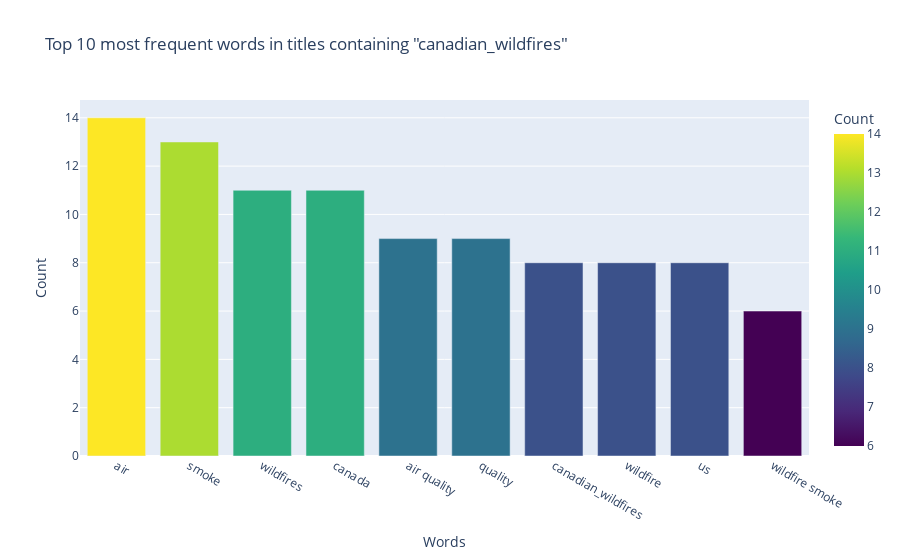
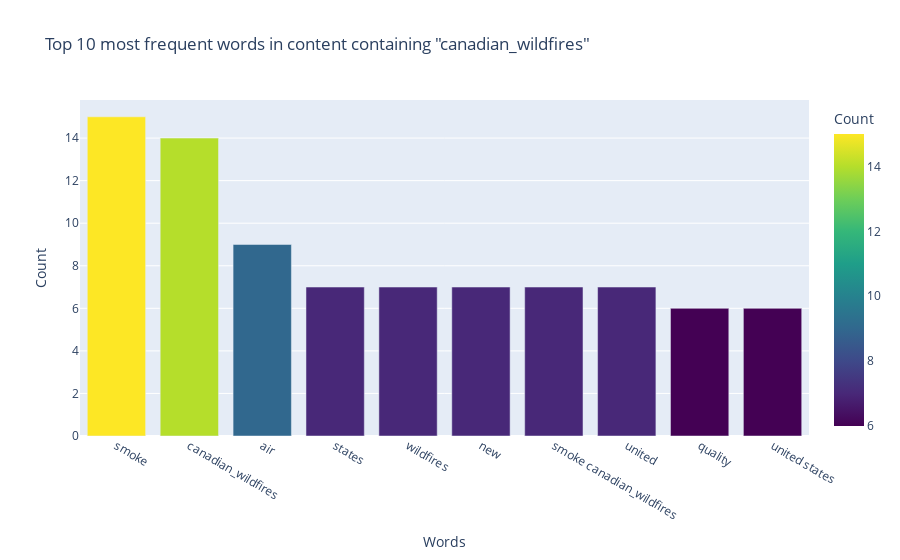

Source (notebook cell) for these figures, in order:
### Code cell
from sklearn.feature_extraction.text import CountVectorizer
from nltk.corpus import stopwords
import re
import nltk
import plotly.express as px

# Define English stop words
stop_words = stopwords.words('english')

# Add 'chars' and 'li' to the list of stop words
stop_words.extend(['chars', 'li'])

# Replace 'Canadian wildfires' with 'canadian_wildfires' in the title and content
df['title'] = df['title'].apply(lambda x: re.sub('Canadian wildfires', 'canadian_wildfires', x, flags=re.IGNORECASE))
df['content'] = df['content'].apply(lambda x: re.sub('Canadian wildfires', 'canadian_wildfires', x, flags=re.IGNORECASE))

# Tokenize the text into sentences
title_sentences = nltk.sent_tokenize(' '.join(df['title']))
content_sentences = nltk.sent_tokenize(' '.join(df['content']))

# Find sentences that contain 'canadian_wildfires'
relevant_title_sentences = [sentence for sentence in title_sentences if 'canadian_wildfires' in sentence.lower()]
relevant_content_sentences = [sentence for sentence in content_sentences if 'canadian_wildfires' in sentence.lower()]

# Join the relevant sentences back into a single text
title_text = ' '.join(relevant_title_sentences)
content_text = ' '.join(relevant_content_sentences)

# Create two CountVectorizers
vectorizer_title = CountVectorizer(stop_words=stop_words, ngram_range=(1, 3))
vectorizer_content = CountVectorizer(stop_words=stop_words, ngram_range=(1, 3))

# Fit and transform the title and content of the articles
X_title = vectorizer_title.fit_transform([title_text])
X_content = vectorizer_content.fit_transform([content_text])

# Create DataFrames from the transformed data
count_df_title = pd.DataFrame(X_title.toarray(), columns=vectorizer_title.get_feature_names_out())
count_df_content = pd.DataFrame(X_content.toarray(), columns=vectorizer_content.get_feature_names_out())

# Sum up the counts of each word
word_counts_title = count_df_title.sum(axis=0)
word_counts_content = count_df_content.sum(axis=0)

# Sort the words by frequency
word_counts_sorted_title = word_counts_title.sort_values(ascending=False)
word_counts_sorted_content = word_counts_content.sort_values(ascending=False)

# Get the 10 most common words
top_10_title = word_counts_sorted_title.head(10)
top_10_content = word_counts_sorted_content.head(10)

# Create a DataFrame for top 10 words in titles
top_10_title_df = top_10_title.reset_index()
top_10_title_df.columns = ['word', 'count']

# Create a DataFrame for top 10 words in content
top_10_content_df = top_10_content.reset_index()
top_10_content_df.columns = ['word', 'count']

# Create plotly figures
fig_title = px.bar(top_10_title_df, x='word', y='count', title='Top 10 most frequent words in titles containing "canadian_wildfires"',
                   labels={'word': 'Words', 'count': 'Count'}, color='count', color_continuous_scale='Viridis')
fig_content = px.bar(top_10_content_df, x='word', y='count', title='Top 10 most frequent words in content containing "canadian_wildfires"',
                     labels={'word': 'Words', 'count': 'Count'}, color='count', color_continuous_scale='Viridis')

# Show the plots
fig_title.show()
fig_content.show()

### Figure 1 — Plotly figure (JSON) as saved in the notebook; plotly's stock layout.template omitted (floating-point values rounded to 4 significant figures)
{"data": [{"alignmentgroup": "True", "hovertemplate": "Words=%{x}<br>Count=%{marker.color}<extra></extra>", "legendgroup": "", "marker": {"color": [14, 13, 11, 11, 9, 9, 8, 8, 8, 6], "coloraxis": "coloraxis", "pattern": {"shape": ""}}, "name": "", "offsetgroup": "", "orientation": "v", "showlegend": false, "textposition": "auto", "type": "bar", "x": ["air", "smoke", "wildfires", "canada", "air quality", "quality", "canadian_wildfires", "wildfire", "us", "wildfire smoke"], "xaxis": "x", "y": [14, 13, 11, 11, 9, 9, 8, 8, 8, 6], "yaxis": "y"}], "layout": {"barmode": "relative", "coloraxis": {"colorbar": {"title": {"text": "Count"}}, "colorscale": [[0, "#440154"], [0.1111, "#482878"], [0.2222, "#3e4989"], [0.3333, "#31688e"], [0.4444, "#26828e"], [0.5556, "#1f9e89"], [0.6667, "#35b779"], [0.7778, "#6ece58"], [0.8889, "#b5de2b"], [1, "#fde725"]]}, "legend": {"tracegroupgap": 0}, "title": {"text": "Top 10 most frequent words in titles containing \"canadian_wildfires\""}, "xaxis": {"anchor": "y", "domain": [0, 1], "title": {"text": "Words"}}, "yaxis": {"anchor": "x", "domain": [0, 1], "title": {"text": "Count"}}}}

### Figure 2 — Plotly figure (JSON) as saved in the notebook; plotly's stock layout.template omitted (floating-point values rounded to 4 significant figures)
{"data": [{"alignmentgroup": "True", "hovertemplate": "Words=%{x}<br>Count=%{marker.color}<extra></extra>", "legendgroup": "", "marker": {"color": [15, 14, 9, 7, 7, 7, 7, 7, 6, 6], "coloraxis": "coloraxis", "pattern": {"shape": ""}}, "name": "", "offsetgroup": "", "orientation": "v", "showlegend": false, "textposition": "auto", "type": "bar", "x": ["smoke", "canadian_wildfires", "air", "states", "wildfires", "new", "smoke canadian_wildfires", "united", "quality", "united states"], "xaxis": "x", "y": [15, 14, 9, 7, 7, 7, 7, 7, 6, 6], "yaxis": "y"}], "layout": {"barmode": "relative", "coloraxis": {"colorbar": {"title": {"text": "Count"}}, "colorscale": [[0, "#440154"], [0.1111, "#482878"], [0.2222, "#3e4989"], [0.3333, "#31688e"], [0.4444, "#26828e"], [0.5556, "#1f9e89"], [0.6667, "#35b779"], [0.7778, "#6ece58"], [0.8889, "#b5de2b"], [1, "#fde725"]]}, "legend": {"tracegroupgap": 0}, "title": {"text": "Top 10 most frequent words in content containing \"canadian_wildfires\""}, "xaxis": {"anchor": "y", "domain": [0, 1], "title": {"text": "Words"}}, "yaxis": {"anchor": "x", "domain": [0, 1], "title": {"text": "Count"}}}}
